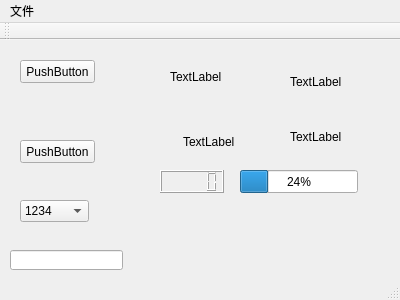
<?xml version="1.0" encoding="UTF-8"?>
<ui version="4.0">
 <class>MainWindow</class>
 <widget class="QMainWindow" name="MainWindow">
  <property name="geometry">
   <rect>
    <x>0</x>
    <y>0</y>
    <width>400</width>
    <height>300</height>
   </rect>
  </property>
  <property name="windowTitle">
   <string>MainWindow</string>
  </property>
  <widget class="QWidget" name="centralWidget">
   <widget class="QPushButton" name="pushButton">
    <property name="geometry">
     <rect>
      <x>20</x>
      <y>20</y>
      <width>75</width>
      <height>23</height>
     </rect>
    </property>
    <property name="text">
     <string>PushButton</string>
    </property>
   </widget>
   <widget class="QStackedWidget" name="stackedWidget">
    <property name="geometry">
     <rect>
      <x>10</x>
      <y>60</y>
      <width>120</width>
      <height>80</height>
     </rect>
    </property>
    <widget class="QWidget" name="page">
     <widget class="QPushButton" name="pushButton_2">
      <property name="geometry">
       <rect>
        <x>10</x>
        <y>40</y>
        <width>75</width>
        <height>23</height>
       </rect>
      </property>
      <property name="text">
       <string>PushButton</string>
      </property>
     </widget>
    </widget>
    <widget class="QWidget" name="page_3">
     <widget class="QToolButton" name="toolButton">
      <property name="geometry">
       <rect>
        <x>60</x>
        <y>40</y>
        <width>37</width>
        <height>18</height>
       </rect>
      </property>
      <property name="text">
       <string>...</string>
      </property>
     </widget>
    </widget>
    <widget class="QWidget" name="page_2">
     <widget class="QRadioButton" name="radioButton">
      <property name="geometry">
       <rect>
        <x>10</x>
        <y>40</y>
        <width>89</width>
        <height>16</height>
       </rect>
      </property>
      <property name="text">
       <string>RadioButton</string>
      </property>
     </widget>
    </widget>
    <widget class="QWidget" name="page_4">
     <widget class="QCheckBox" name="checkBox">
      <property name="geometry">
       <rect>
        <x>30</x>
        <y>40</y>
        <width>71</width>
        <height>16</height>
       </rect>
      </property>
      <property name="text">
       <string>CheckBox</string>
      </property>
     </widget>
    </widget>
   </widget>
   <widget class="QComboBox" name="comboBox">
    <property name="geometry">
     <rect>
      <x>20</x>
      <y>160</y>
      <width>69</width>
      <height>22</height>
     </rect>
    </property>
    <item>
     <property name="text">
      <string>1234</string>
     </property>
    </item>
    <item>
     <property name="text">
      <string>qfsf</string>
     </property>
    </item>
   </widget>
   <widget class="QLineEdit" name="lineEdit">
    <property name="geometry">
     <rect>
      <x>10</x>
      <y>210</y>
      <width>113</width>
      <height>20</height>
     </rect>
    </property>
   </widget>
   <widget class="QLabel" name="labelUrl">
    <property name="geometry">
     <rect>
      <x>170</x>
      <y>21</y>
      <width>111</width>
      <height>31</height>
     </rect>
    </property>
    <property name="text">
     <string>TextLabel</string>
    </property>
   </widget>
   <widget class="QLabel" name="labelText">
    <property name="geometry">
     <rect>
      <x>290</x>
      <y>21</y>
      <width>51</width>
      <height>41</height>
     </rect>
    </property>
    <property name="text">
     <string>TextLabel</string>
    </property>
   </widget>
   <widget class="QLabel" name="labelGif">
    <property name="geometry">
     <rect>
      <x>183</x>
      <y>81</y>
      <width>71</width>
      <height>41</height>
     </rect>
    </property>
    <property name="text">
     <string>TextLabel</string>
    </property>
   </widget>
   <widget class="QLabel" name="labelImage">
    <property name="geometry">
     <rect>
      <x>290</x>
      <y>71</y>
      <width>61</width>
      <height>51</height>
     </rect>
    </property>
    <property name="text">
     <string>TextLabel</string>
    </property>
   </widget>
   <widget class="QLCDNumber" name="lcdNumber">
    <property name="geometry">
     <rect>
      <x>160</x>
      <y>130</y>
      <width>64</width>
      <height>23</height>
     </rect>
    </property>
   </widget>
   <widget class="QProgressBar" name="progressBar">
    <property name="geometry">
     <rect>
      <x>240</x>
      <y>130</y>
      <width>118</width>
      <height>23</height>
     </rect>
    </property>
    <property name="value">
     <number>24</number>
    </property>
   </widget>
  </widget>
  <widget class="QMenuBar" name="menuBar">
   <property name="geometry">
    <rect>
     <x>0</x>
     <y>0</y>
     <width>400</width>
     <height>23</height>
    </rect>
   </property>
   <widget class="QMenu" name="menu">
    <property name="title">
     <string>文件</string>
    </property>
    <addaction name="actionxinjian"/>
    <addaction name="actiondakai"/>
   </widget>
   <addaction name="menu"/>
  </widget>
  <widget class="QToolBar" name="mainToolBar">
   <attribute name="toolBarArea">
    <enum>TopToolBarArea</enum>
   </attribute>
   <attribute name="toolBarBreak">
    <bool>false</bool>
   </attribute>
  </widget>
  <widget class="QStatusBar" name="statusBar"/>
  <action name="actionxinjian">
   <property name="text">
    <string>xinjian</string>
   </property>
  </action>
  <action name="actiondakai">
   <property name="text">
    <string>dakai</string>
   </property>
  </action>
 </widget>
 <layoutdefault spacing="6" margin="11"/>
 <resources/>
 <connections/>
</ui>
